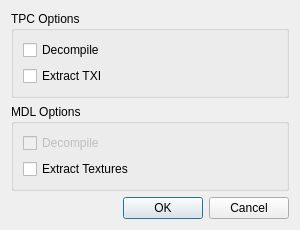
<?xml version="1.0" encoding="UTF-8"?>
<ui version="4.0">
 <class>ExtractOptionsDialog</class>
 <widget class="QDialog" name="ExtractOptionsDialog">
  <property name="geometry">
   <rect>
    <x>0</x>
    <y>0</y>
    <width>300</width>
    <height>200</height>
   </rect>
  </property>
  <property name="windowTitle">
   <string>Extract Options</string>
  </property>
  <layout class="QVBoxLayout" name="verticalLayout">
   <item>
    <widget class="QGroupBox" name="tpcGroup">
     <property name="title">
      <string>TPC Options</string>
     </property>
     <layout class="QVBoxLayout" name="verticalLayout_2">
      <item>
       <widget class="QCheckBox" name="tpcDecompileCheckbox">
        <property name="text">
         <string>Decompile</string>
        </property>
       </widget>
      </item>
      <item>
       <widget class="QCheckBox" name="tpcTxiCheckbox">
        <property name="text">
         <string>Extract TXI</string>
        </property>
       </widget>
      </item>
     </layout>
    </widget>
   </item>
   <item>
    <widget class="QGroupBox" name="mdlGroup">
     <property name="title">
      <string>MDL Options</string>
     </property>
     <layout class="QVBoxLayout" name="verticalLayout_3">
      <item>
       <widget class="QCheckBox" name="mdlDecompileCheckbox">
        <property name="enabled">
         <bool>false</bool>
        </property>
        <property name="toolTip">
         <string>Decompile feature is not available.</string>
        </property>
        <property name="text">
         <string>Decompile</string>
        </property>
       </widget>
      </item>
      <item>
       <widget class="QCheckBox" name="mdlTexturesCheckbox">
        <property name="text">
         <string>Extract Textures</string>
        </property>
       </widget>
      </item>
     </layout>
    </widget>
   </item>
   <item>
    <widget class="QDialogButtonBox" name="buttonBox">
     <property name="orientation">
      <enum>Qt::Horizontal</enum>
     </property>
     <property name="standardButtons">
      <set>QDialogButtonBox::Cancel|QDialogButtonBox::Ok</set>
     </property>
    </widget>
   </item>
  </layout>
 </widget>
 <resources/>
 <connections>
  <connection>
   <sender>buttonBox</sender>
   <signal>accepted()</signal>
   <receiver>ExtractOptionsDialog</receiver>
   <slot>accept()</slot>
   <hints>
    <hint type="sourcelabel">
     <x>248</x>
     <y>254</y>
    </hint>
    <hint type="destinationlabel">
     <x>157</x>
     <y>274</y>
    </hint>
   </hints>
  </connection>
  <connection>
   <sender>buttonBox</sender>
   <signal>rejected()</signal>
   <receiver>ExtractOptionsDialog</receiver>
   <slot>reject()</slot>
   <hints>
    <hint type="sourcelabel">
     <x>316</x>
     <y>260</y>
    </hint>
    <hint type="destinationlabel">
     <x>286</x>
     <y>274</y>
    </hint>
   </hints>
  </connection>
 </connections>
</ui> 
